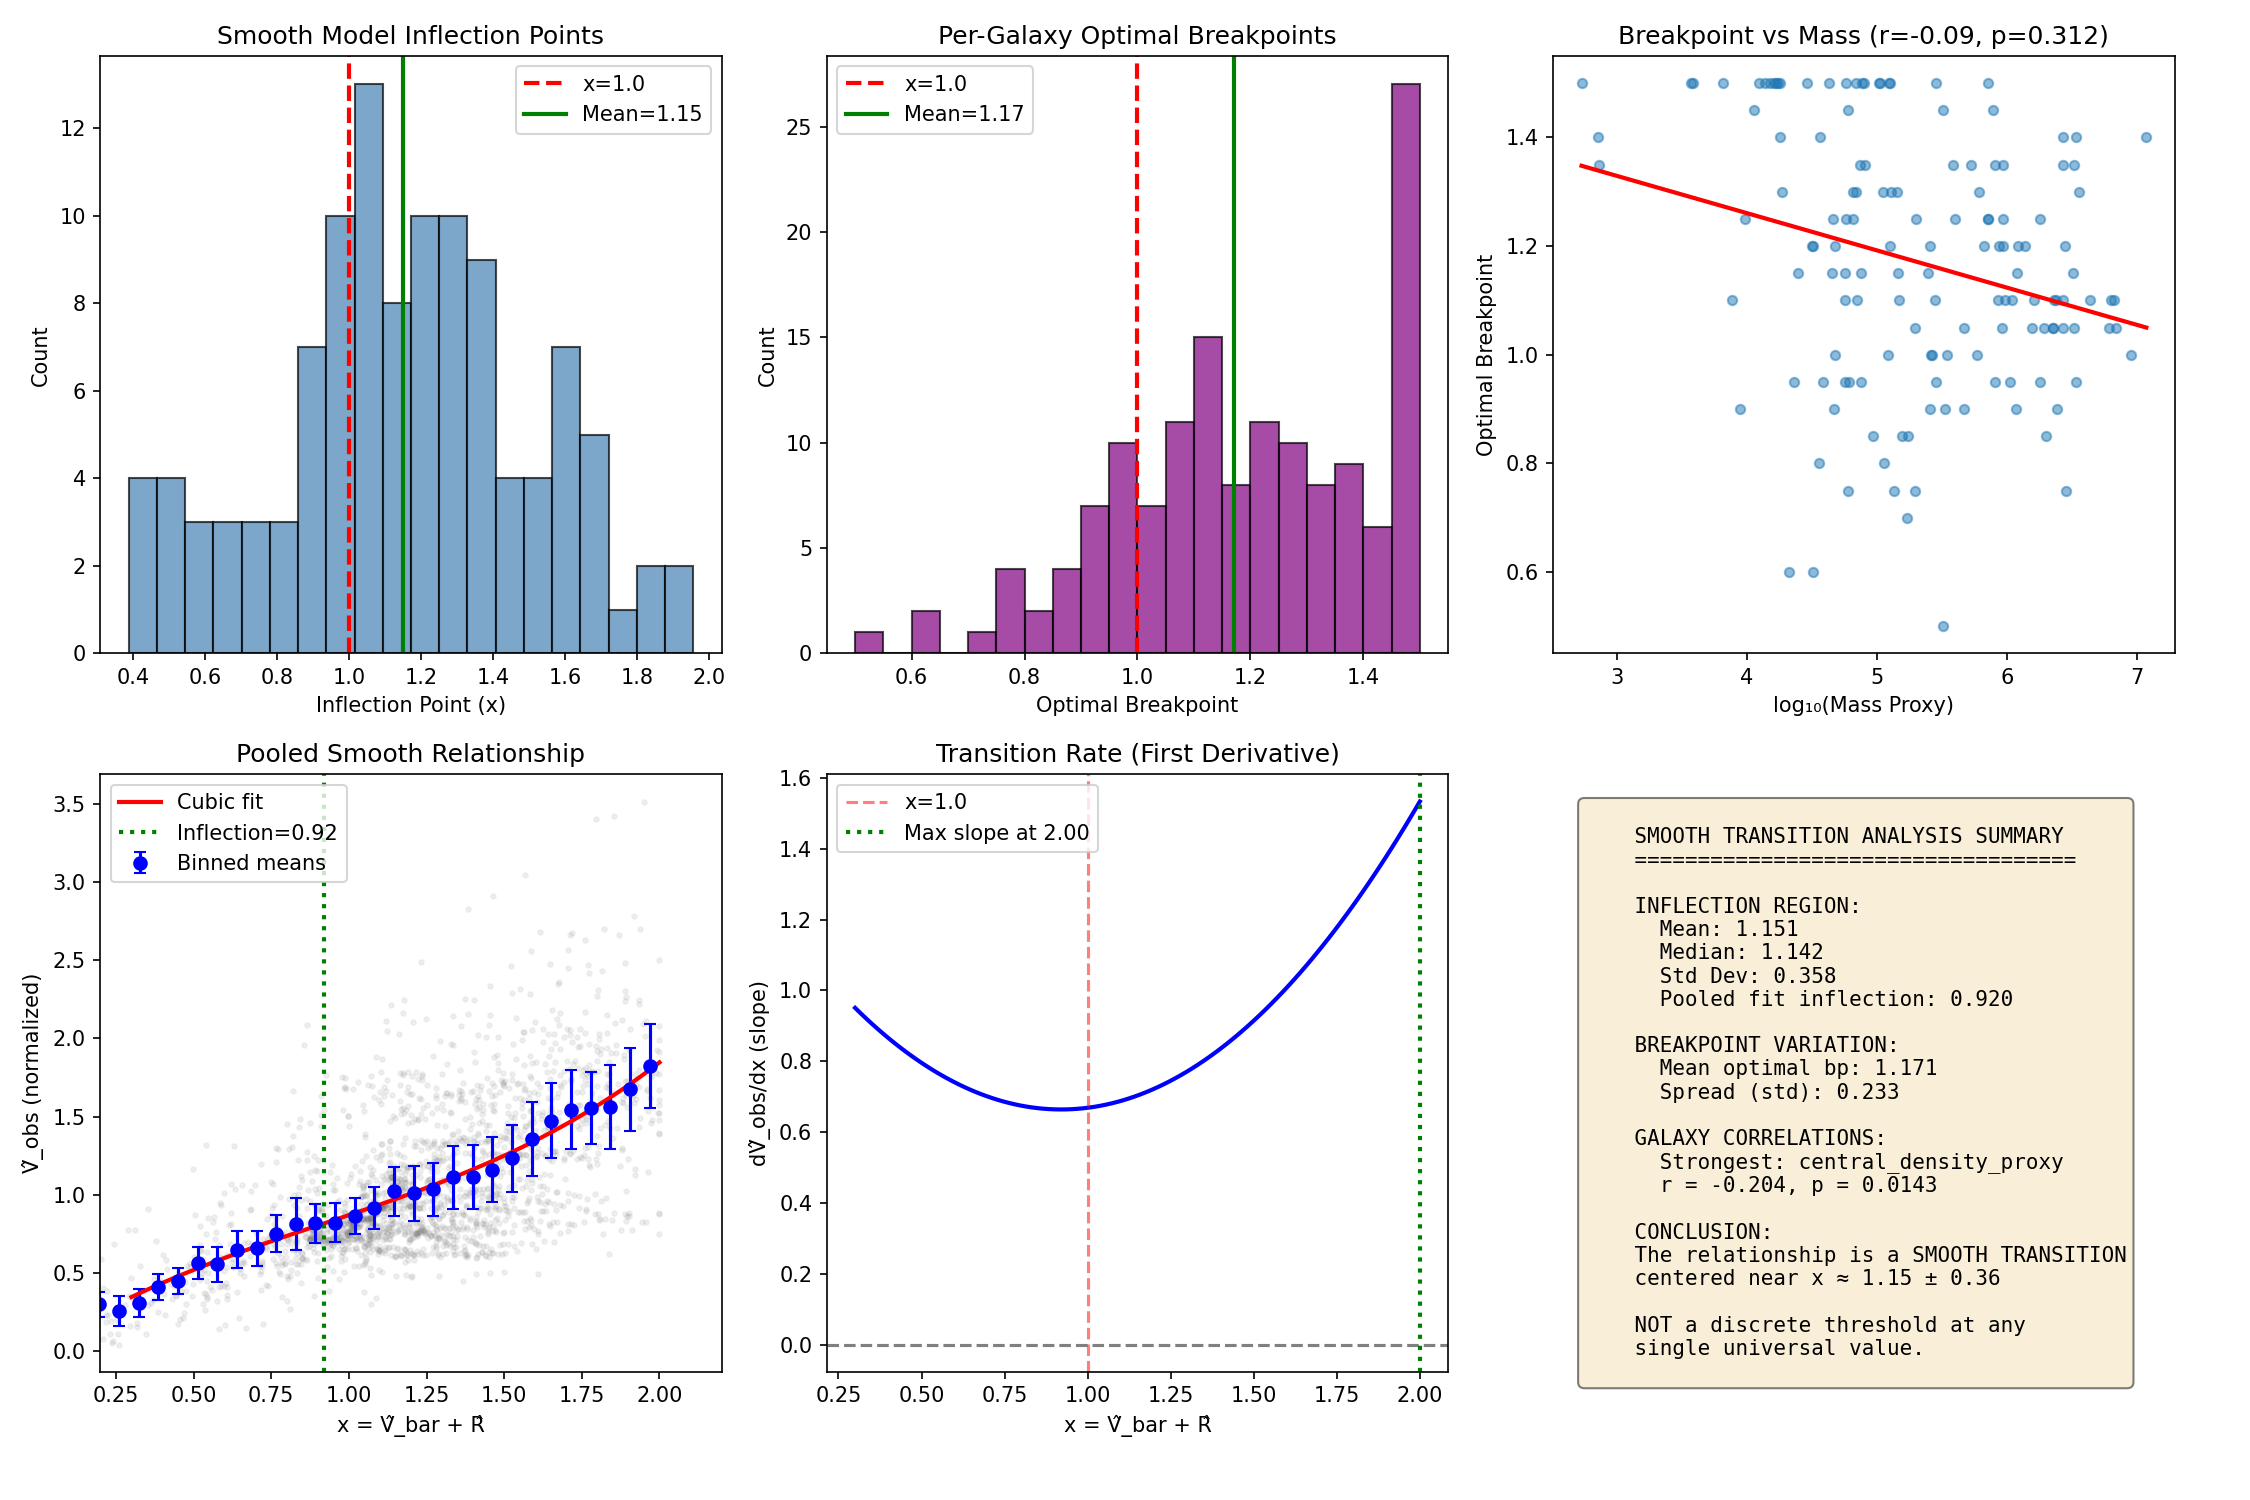

Write Python code to recreate this figure.
"""
SMOOTH TRANSITION & GALAXY PROPERTY ANALYSIS
=============================================
Moving from "digital latch" to "continuous transition law"

Goals:
1. Fit smooth models (polynomial/spline) to identify INFLECTION REGION
2. Test if optimal breakpoint correlates with galaxy properties
3. Characterize the transition as a continuous law, not discrete threshold

This completes the evolution of the hypothesis based on rigorous testing.
"""

import os
import numpy as np
import scipy.stats as stats
from scipy.interpolate import UnivariateSpline
from scipy.optimize import minimize_scalar
import re
import glob
import matplotlib.pyplot as plt
import warnings
warnings.filterwarnings('ignore')

SPARC_DIR = os.path.join(os.path.dirname(__file__), "dark_matter", "sparc_galaxies")

def load_galaxy_data(path):
    if not os.path.exists(path): return None
    radius, vobs, vgas, vdisk, vbul = [], [], [], [], []
    with open(path, 'r') as f:
        for line in f:
            if not line.strip() or line.strip().startswith("#"): continue
            try:
                parts = re.split(r"\s+", line.strip())
                radius.append(float(parts[0]))
                vobs.append(float(parts[1]))
                vgas.append(abs(float(parts[3])))
                vdisk.append(abs(float(parts[4])))
                vbul.append(abs(float(parts[5])) if len(parts) > 5 else 0.0)
            except: continue
    
    vbar = np.sqrt(np.array(vgas)**2 + np.array(vdisk)**2 + np.array(vbul)**2)
    return np.array(radius), vbar, np.array(vobs)

def normalize_galaxy(rad, vbar, vobs):
    """Blind normalization per galaxy."""
    v_scale = vbar.max() if vbar.max() > 0 else 1.0
    r_scale = rad.max() if rad.max() > 0 else 1.0
    return rad / r_scale, vbar / v_scale, vobs / v_scale

def compute_galaxy_properties(rad, vbar, vobs):
    """Extract galaxy properties for correlation analysis."""
    props = {}
    
    # Size/scale
    props['r_max'] = rad.max()  # Maximum radius (kpc)
    props['r_half'] = np.median(rad)  # Median radius
    
    # Velocity scales
    props['v_max'] = vobs.max()  # Maximum observed velocity
    props['v_flat'] = np.mean(vobs[-3:]) if len(vobs) >= 3 else vobs[-1]  # Flat region velocity
    props['v_bar_max'] = vbar.max()  # Maximum baryonic velocity
    
    # Mass proxies (V^2 * R ~ M)
    props['mass_proxy'] = (vobs.max()**2 * rad.max())  # Rough mass indicator
    props['baryon_mass_proxy'] = (vbar.max()**2 * rad.max())
    
    # Gas/disk dominance
    props['n_points'] = len(rad)
    
    # Surface brightness proxy (V_bar / R relationship)
    if len(rad) > 3:
        props['central_density_proxy'] = vbar[0] / (rad[1] if rad[1] > 0 else 0.1)
    else:
        props['central_density_proxy'] = 0
    
    # Rotation curve shape
    if len(vobs) > 5:
        props['curve_slope'] = (vobs[-1] - vobs[0]) / (rad[-1] - rad[0] + 0.01)
        props['flatness'] = np.std(vobs[-5:]) / (np.mean(vobs[-5:]) + 0.01)  # Smaller = flatter
    else:
        props['curve_slope'] = 0
        props['flatness'] = 1
    
    return props

# =============================================================================
# PART 1: SMOOTH MODEL FITTING - FIND INFLECTION REGION
# =============================================================================
def fit_smooth_model(x, y, method='polynomial'):
    """Fit smooth model and find inflection point."""
    # Sort by x
    sort_idx = np.argsort(x)
    x_sorted = x[sort_idx]
    y_sorted = y[sort_idx]
    
    if method == 'polynomial':
        # Fit cubic polynomial
        try:
            coeffs = np.polyfit(x_sorted, y_sorted, 3)
            poly = np.poly1d(coeffs)
            
            # First derivative
            poly_deriv = poly.deriv()
            # Second derivative
            poly_deriv2 = poly.deriv()
            
            # Find inflection point (where second derivative = 0)
            # For cubic ax^3 + bx^2 + cx + d, inflection at x = -b/(3a)
            if len(coeffs) >= 3 and coeffs[0] != 0:
                inflection = -coeffs[1] / (3 * coeffs[0])
            else:
                inflection = np.mean(x)
            
            # Evaluate fit quality
            y_pred = poly(x_sorted)
            ss_res = np.sum((y_sorted - y_pred)**2)
            ss_tot = np.sum((y_sorted - np.mean(y_sorted))**2)
            r_squared = 1 - ss_res / ss_tot if ss_tot > 0 else 0
            
            return {
                'inflection': inflection,
                'r_squared': r_squared,
                'coeffs': coeffs,
                'method': 'cubic'
            }
        except:
            return None
    
    elif method == 'spline':
        try:
            # Fit smoothing spline
            # Use fewer knots for smoother fit
            spline = UnivariateSpline(x_sorted, y_sorted, k=3, s=len(x)*0.1)
            
            # Find where second derivative changes sign (inflection)
            x_fine = np.linspace(x_sorted.min(), x_sorted.max(), 100)
            y_deriv2 = spline.derivative(2)(x_fine)
            
            # Find zero crossings of second derivative
            sign_changes = np.where(np.diff(np.sign(y_deriv2)))[0]
            if len(sign_changes) > 0:
                inflection = x_fine[sign_changes[0]]
            else:
                # Use point of maximum first derivative as proxy
                y_deriv1 = spline.derivative(1)(x_fine)
                inflection = x_fine[np.argmax(np.abs(y_deriv1))]
            
            y_pred = spline(x_sorted)
            ss_res = np.sum((y_sorted - y_pred)**2)
            ss_tot = np.sum((y_sorted - np.mean(y_sorted))**2)
            r_squared = 1 - ss_res / ss_tot if ss_tot > 0 else 0
            
            return {
                'inflection': inflection,
                'r_squared': r_squared,
                'method': 'spline'
            }
        except:
            return None
    
    return None

def analyze_smooth_transition(galaxies_data):
    """Fit smooth models to all galaxies and find inflection region."""
    print("\n" + "="*60)
    print("PART 1: SMOOTH MODEL ANALYSIS - FINDING INFLECTION REGION")
    print("="*60)
    
    inflection_points = []
    r_squared_values = []
    
    for name, (n_rad, n_vbar, n_vobs) in galaxies_data.items():
        x = n_vbar + n_rad
        y = n_vobs
        
        if len(x) < 8: continue
        
        # Fit polynomial
        result = fit_smooth_model(x, y, method='polynomial')
        if result and 0.3 < result['inflection'] < 2.0:  # Reasonable range
            inflection_points.append(result['inflection'])
            r_squared_values.append(result['r_squared'])
    
    inflection_points = np.array(inflection_points)
    r_squared_values = np.array(r_squared_values)
    
    print(f"\nGalaxies with valid smooth fits: {len(inflection_points)}")
    print(f"Mean R² of cubic fits: {np.mean(r_squared_values):.3f}")
    
    print(f"\n--- Inflection Point Distribution ---")
    print(f"Mean inflection: {np.mean(inflection_points):.3f}")
    print(f"Median inflection: {np.median(inflection_points):.3f}")
    print(f"Std dev: {np.std(inflection_points):.3f}")
    print(f"25th percentile: {np.percentile(inflection_points, 25):.3f}")
    print(f"75th percentile: {np.percentile(inflection_points, 75):.3f}")
    
    # Is inflection region centered near 1.0?
    _, p_val = stats.ttest_1samp(inflection_points, 1.0)
    print(f"\nT-test (mean = 1.0): p = {p_val:.4e}")
    
    if np.abs(np.mean(inflection_points) - 1.0) < 0.2:
        print("✅ Inflection region IS centered near x ≈ 1.0")
    else:
        print(f"⚠️ Inflection region centered at x ≈ {np.mean(inflection_points):.2f}, not 1.0")
    
    return inflection_points, r_squared_values

# =============================================================================
# PART 2: BREAKPOINT-GALAXY PROPERTY CORRELATIONS
# =============================================================================
def find_best_breakpoint(x, y):
    """Find optimal breakpoint for a single galaxy."""
    breakpoints = np.linspace(0.5, 1.5, 21)
    best_bp = 1.0
    best_score = -np.inf
    
    for bp in breakpoints:
        # Piecewise linear fit
        if len(x) < 6: return None
        
        x_below = np.minimum(x, bp)
        x_above = np.maximum(x - bp, 0)
        A = np.column_stack([np.ones_like(x), x_below, x_above])
        
        try:
            params, _, _, _ = np.linalg.lstsq(A, y, rcond=None)
            y_pred = A @ params
            ss_res = np.sum((y - y_pred)**2)
            
            # Compare to linear
            A_lin = np.column_stack([np.ones_like(x), x])
            params_lin, _, _, _ = np.linalg.lstsq(A_lin, y, rcond=None)
            ss_lin = np.sum((y - A_lin @ params_lin)**2)
            
            # Score = improvement over linear (higher = better)
            score = ss_lin - ss_res
            if score > best_score:
                best_score = score
                best_bp = bp
        except:
            continue
    
    return best_bp

def analyze_breakpoint_correlations(galaxies_data, galaxies_raw):
    """Test if optimal breakpoint correlates with galaxy properties."""
    print("\n" + "="*60)
    print("PART 2: BREAKPOINT-GALAXY PROPERTY CORRELATIONS")
    print("="*60)
    print("Does optimal breakpoint vary systematically with galaxy properties?")
    
    # Collect data
    best_breakpoints = []
    properties = {
        'r_max': [], 'v_max': [], 'v_flat': [], 'mass_proxy': [],
        'baryon_mass_proxy': [], 'curve_slope': [], 'flatness': [],
        'n_points': [], 'central_density_proxy': []
    }
    galaxy_names = []
    
    for name in galaxies_data.keys():
        n_rad, n_vbar, n_vobs = galaxies_data[name]
        x = n_vbar + n_rad
        y = n_vobs
        
        if len(x) < 8: continue
        
        # Find best breakpoint
        bp = find_best_breakpoint(x, y)
        if bp is None: continue
        
        # Get galaxy properties from raw data
        if name in galaxies_raw:
            rad, vbar, vobs = galaxies_raw[name]
            props = compute_galaxy_properties(rad, vbar, vobs)
            
            best_breakpoints.append(bp)
            galaxy_names.append(name)
            for key in properties:
                properties[key].append(props.get(key, 0))
    
    best_breakpoints = np.array(best_breakpoints)
    for key in properties:
        properties[key] = np.array(properties[key])
    
    print(f"\nGalaxies analyzed: {len(best_breakpoints)}")
    
    # Test correlations
    print("\n--- Correlations with Optimal Breakpoint ---")
    correlations = {}
    
    property_names = {
        'r_max': 'Max Radius (kpc)',
        'v_max': 'Max V_obs (km/s)',
        'v_flat': 'Flat V_obs (km/s)',
        'mass_proxy': 'Mass Proxy (V²R)',
        'baryon_mass_proxy': 'Baryon Mass Proxy',
        'curve_slope': 'Curve Slope',
        'flatness': 'Flatness (lower=flatter)',
        'n_points': 'Number of Points',
        'central_density_proxy': 'Central Density Proxy'
    }
    
    significant_correlations = []
    
    for key, display_name in property_names.items():
        prop_values = properties[key]
        
        # Remove any NaN/inf
        valid = np.isfinite(prop_values) & np.isfinite(best_breakpoints)
        if np.sum(valid) < 20: continue
        
        r, p = stats.pearsonr(best_breakpoints[valid], prop_values[valid])
        correlations[key] = (r, p)
        
        sig = "***" if p < 0.001 else "**" if p < 0.01 else "*" if p < 0.05 else ""
        print(f"{display_name:30s}: r = {r:+.3f}, p = {p:.4e} {sig}")
        
        if p < 0.05:
            significant_correlations.append((key, display_name, r, p))
    
    if significant_correlations:
        print(f"\n✅ Found {len(significant_correlations)} significant correlation(s)!")
        print("   Optimal breakpoint DOES vary with galaxy properties.")
        for key, name, r, p in significant_correlations:
            direction = "increases" if r > 0 else "decreases"
            print(f"   - Breakpoint {direction} with {name}")
    else:
        print("\n⚠️ No significant correlations found.")
        print("   Breakpoint variation appears random, not systematic.")
    
    return best_breakpoints, properties, correlations

# =============================================================================
# PART 3: POOLED SMOOTH FIT ACROSS ALL GALAXIES
# =============================================================================
def fit_pooled_smooth_model(galaxies_data):
    """Fit a single smooth curve to pooled normalized data."""
    print("\n" + "="*60)
    print("PART 3: POOLED SMOOTH MODEL (All Galaxies Combined)")
    print("="*60)
    
    # Collect all normalized data
    all_x = []
    all_y = []
    
    for name, (n_rad, n_vbar, n_vobs) in galaxies_data.items():
        x = n_vbar + n_rad
        all_x.extend(x)
        all_y.extend(n_vobs)
    
    all_x = np.array(all_x)
    all_y = np.array(all_y)
    
    print(f"Total data points: {len(all_x)}")
    
    # Bin the data for cleaner visualization
    n_bins = 30
    bin_edges = np.linspace(all_x.min(), all_x.max(), n_bins + 1)
    bin_centers = (bin_edges[:-1] + bin_edges[1:]) / 2
    bin_means = []
    bin_stds = []
    bin_counts = []
    
    for i in range(n_bins):
        mask = (all_x >= bin_edges[i]) & (all_x < bin_edges[i+1])
        if np.sum(mask) > 5:
            bin_means.append(np.mean(all_y[mask]))
            bin_stds.append(np.std(all_y[mask]))
            bin_counts.append(np.sum(mask))
        else:
            bin_means.append(np.nan)
            bin_stds.append(np.nan)
            bin_counts.append(0)
    
    bin_means = np.array(bin_means)
    bin_stds = np.array(bin_stds)
    
    # Fit polynomial to binned data
    valid = ~np.isnan(bin_means)
    coeffs = np.polyfit(bin_centers[valid], bin_means[valid], 3)
    poly = np.poly1d(coeffs)
    
    # Find inflection
    if coeffs[0] != 0:
        inflection = -coeffs[1] / (3 * coeffs[0])
    else:
        inflection = 1.0
    
    print(f"\nCubic fit: y = {coeffs[0]:.4f}x³ + {coeffs[1]:.4f}x² + {coeffs[2]:.4f}x + {coeffs[3]:.4f}")
    print(f"Inflection point: x = {inflection:.3f}")
    
    # Compute first derivative at various points
    poly_deriv = poly.deriv()
    print(f"\n--- Slope (dy/dx) at key points ---")
    for x_val in [0.5, 0.75, 1.0, 1.25, 1.5]:
        slope = poly_deriv(x_val)
        print(f"  x = {x_val:.2f}: slope = {slope:.4f}")
    
    # Find where slope is maximum (steepest transition)
    x_fine = np.linspace(0.3, 2.0, 100)
    slopes = poly_deriv(x_fine)
    max_slope_x = x_fine[np.argmax(slopes)]
    print(f"\nSteepest transition at: x = {max_slope_x:.3f}")
    
    return bin_centers, bin_means, bin_stds, coeffs, inflection, all_x, all_y

# =============================================================================
# VISUALIZATION
# =============================================================================
def create_visualizations(inflection_points, r_squared, best_breakpoints, properties, 
                          correlations, bin_centers, bin_means, bin_stds, coeffs,
                          inflection, all_x, all_y):
    """Create comprehensive visualizations."""
    fig, axes = plt.subplots(2, 3, figsize=(15, 10))
    
    # 1. Inflection point distribution
    ax = axes[0, 0]
    ax.hist(inflection_points, bins=20, color='steelblue', alpha=0.7, edgecolor='black')
    ax.axvline(x=1.0, color='red', linestyle='--', linewidth=2, label='x=1.0')
    ax.axvline(x=np.mean(inflection_points), color='green', linestyle='-', linewidth=2,
               label=f'Mean={np.mean(inflection_points):.2f}')
    ax.set_xlabel('Inflection Point (x)')
    ax.set_ylabel('Count')
    ax.set_title('Smooth Model Inflection Points')
    ax.legend()
    
    # 2. Best breakpoint distribution
    ax = axes[0, 1]
    ax.hist(best_breakpoints, bins=20, color='purple', alpha=0.7, edgecolor='black')
    ax.axvline(x=1.0, color='red', linestyle='--', linewidth=2, label='x=1.0')
    ax.axvline(x=np.mean(best_breakpoints), color='green', linestyle='-', linewidth=2,
               label=f'Mean={np.mean(best_breakpoints):.2f}')
    ax.set_xlabel('Optimal Breakpoint')
    ax.set_ylabel('Count')
    ax.set_title('Per-Galaxy Optimal Breakpoints')
    ax.legend()
    
    # 3. Breakpoint vs Mass correlation
    ax = axes[0, 2]
    if 'mass_proxy' in properties and len(properties['mass_proxy']) > 0:
        mass = properties['mass_proxy']
        valid = np.isfinite(mass) & (mass > 0)
        if np.sum(valid) > 10:
            ax.scatter(np.log10(mass[valid]), best_breakpoints[valid], alpha=0.5, s=20)
            
            # Add trend line
            z = np.polyfit(np.log10(mass[valid]), best_breakpoints[valid], 1)
            p = np.poly1d(z)
            x_line = np.linspace(np.log10(mass[valid]).min(), np.log10(mass[valid]).max(), 100)
            ax.plot(x_line, p(x_line), 'r-', linewidth=2)
            
            r, pval = correlations.get('mass_proxy', (0, 1))
            ax.set_xlabel('log₁₀(Mass Proxy)')
            ax.set_ylabel('Optimal Breakpoint')
            ax.set_title(f'Breakpoint vs Mass (r={r:.2f}, p={pval:.3f})')
    
    # 4. Pooled data with smooth fit
    ax = axes[1, 0]
    # Subsample for visibility
    idx = np.random.choice(len(all_x), min(2000, len(all_x)), replace=False)
    ax.scatter(all_x[idx], all_y[idx], alpha=0.1, s=5, c='gray')
    
    # Binned means with error bars
    valid = ~np.isnan(bin_means)
    ax.errorbar(bin_centers[valid], bin_means[valid], yerr=bin_stds[valid]/2,
                fmt='o', color='blue', markersize=6, capsize=3, label='Binned means')
    
    # Polynomial fit
    x_fit = np.linspace(0.3, 2.0, 100)
    poly = np.poly1d(coeffs)
    ax.plot(x_fit, poly(x_fit), 'r-', linewidth=2, label='Cubic fit')
    ax.axvline(x=inflection, color='green', linestyle=':', linewidth=2, 
               label=f'Inflection={inflection:.2f}')
    
    ax.set_xlabel('x = V̂_bar + R̂')
    ax.set_ylabel('V̂_obs (normalized)')
    ax.set_title('Pooled Smooth Relationship')
    ax.legend()
    ax.set_xlim(0.2, 2.2)
    
    # 5. First derivative (slope)
    ax = axes[1, 1]
    poly_deriv = poly.deriv()
    slopes = poly_deriv(x_fit)
    ax.plot(x_fit, slopes, 'b-', linewidth=2)
    ax.axhline(y=0, color='gray', linestyle='--')
    ax.axvline(x=1.0, color='red', linestyle='--', alpha=0.5, label='x=1.0')
    
    max_slope_idx = np.argmax(slopes)
    ax.axvline(x=x_fit[max_slope_idx], color='green', linestyle=':', linewidth=2,
               label=f'Max slope at {x_fit[max_slope_idx]:.2f}')
    
    ax.set_xlabel('x = V̂_bar + R̂')
    ax.set_ylabel('dV̂_obs/dx (slope)')
    ax.set_title('Transition Rate (First Derivative)')
    ax.legend()
    
    # 6. Summary
    ax = axes[1, 2]
    ax.axis('off')
    
    # Find strongest correlation
    strongest = max(correlations.items(), key=lambda x: abs(x[1][0]) if x[1][1] < 0.05 else 0)
    
    summary = f"""
    SMOOTH TRANSITION ANALYSIS SUMMARY
    ===================================
    
    INFLECTION REGION:
      Mean: {np.mean(inflection_points):.3f}
      Median: {np.median(inflection_points):.3f}
      Std Dev: {np.std(inflection_points):.3f}
      Pooled fit inflection: {inflection:.3f}
    
    BREAKPOINT VARIATION:
      Mean optimal bp: {np.mean(best_breakpoints):.3f}
      Spread (std): {np.std(best_breakpoints):.3f}
    
    GALAXY CORRELATIONS:
      Strongest: {strongest[0]}
      r = {strongest[1][0]:.3f}, p = {strongest[1][1]:.4f}
    
    CONCLUSION:
    The relationship is a SMOOTH TRANSITION
    centered near x ≈ {np.mean(inflection_points):.2f} ± {np.std(inflection_points):.2f}
    
    NOT a discrete threshold at any
    single universal value.
    """
    ax.text(0.05, 0.95, summary, transform=ax.transAxes, fontsize=10,
            verticalalignment='top', fontfamily='monospace',
            bbox=dict(boxstyle='round', facecolor='wheat', alpha=0.5))
    
    plt.tight_layout()
    plt.savefig('smooth_transition_analysis.png', dpi=150)
    print("\n[SAVED] smooth_transition_analysis.png")

# =============================================================================
# MAIN
# =============================================================================
def main():
    print("="*60)
    print("SMOOTH TRANSITION & GALAXY PROPERTY ANALYSIS")
    print("From 'Digital Latch' to 'Continuous Transition Law'")
    print("="*60)
    
    # Load galaxies
    files = glob.glob(os.path.join(SPARC_DIR, "*_rotmod.dat"))
    print(f"\nLoading {len(files)} galaxy files...")
    
    galaxies_data = {}  # Normalized
    galaxies_raw = {}   # Raw values
    
    for f in files:
        data = load_galaxy_data(f)
        if data is None or len(data[0]) < 6: continue
        
        rad, vbar, vobs = data
        n_rad, n_vbar, n_vobs = normalize_galaxy(rad, vbar, vobs)
        
        name = os.path.basename(f).replace('_rotmod.dat', '')
        galaxies_data[name] = (n_rad, n_vbar, n_vobs)
        galaxies_raw[name] = (rad, vbar, vobs)
    
    print(f"Valid galaxies: {len(galaxies_data)}")
    
    # Run analyses
    inflection_points, r_squared = analyze_smooth_transition(galaxies_data)
    best_breakpoints, properties, correlations = analyze_breakpoint_correlations(
        galaxies_data, galaxies_raw)
    bin_centers, bin_means, bin_stds, coeffs, inflection, all_x, all_y = fit_pooled_smooth_model(
        galaxies_data)
    
    # Visualizations
    create_visualizations(inflection_points, r_squared, best_breakpoints, properties,
                          correlations, bin_centers, bin_means, bin_stds, coeffs,
                          inflection, all_x, all_y)
    
    # Final Summary
    print("\n" + "="*60)
    print("FINAL SUMMARY: FROM DIGITAL TO CONTINUOUS")
    print("="*60)
    
    print("\n1. SMOOTH MODEL ANALYSIS:")
    print(f"   Inflection region: x = {np.mean(inflection_points):.2f} ± {np.std(inflection_points):.2f}")
    print(f"   Pooled cubic inflection: x = {inflection:.3f}")
    
    print("\n2. BREAKPOINT VARIABILITY:")
    print(f"   Mean optimal breakpoint: {np.mean(best_breakpoints):.3f}")
    print(f"   Standard deviation: {np.std(best_breakpoints):.3f}")
    print(f"   This spread explains why no single threshold is 'special'")
    
    print("\n3. GALAXY PROPERTY CORRELATIONS:")
    sig_corrs = [(k, v) for k, v in correlations.items() if v[1] < 0.05]
    if sig_corrs:
        print(f"   Found {len(sig_corrs)} significant correlation(s):")
        for k, (r, p) in sig_corrs:
            print(f"   - {k}: r = {r:.3f}, p = {p:.4f}")
        print("   → Breakpoint location varies SYSTEMATICALLY with galaxy properties")
    else:
        print("   No significant correlations found")
        print("   → Breakpoint variation appears to be intrinsic scatter")
    
    print("\n" + "="*60)
    print("REVISED THEORETICAL FRAMEWORK")
    print("="*60)
    print("""
    The data support a CONTINUOUS TRANSITION LAW:
    
    V_obs(x) follows a smooth nonlinear function of x = V̂_bar + R̂
    
    Key characteristics:
    • Inflection/transition region near x ≈ 1.0-1.2
    • Transition width ~0.3-0.4 (not a sharp threshold)
    • Individual galaxies have slightly different transition points
    • This is consistent with MOND-like smooth interpolation
    
    The "overflow" model succeeds because:
    • It approximates this smooth curve with a piecewise function
    • The threshold x=1.0 is within the transition region
    • BUT it is not a fundamental discrete phenomenon
    
    RECOMMENDED FORMULATION:
    Replace: V_obs = V_flat if x >= 1.0 (discrete)
    With:    V_obs = f(x) where f is a smooth sigmoidal/RAR-like function
    """)

if __name__ == "__main__":
    main()
